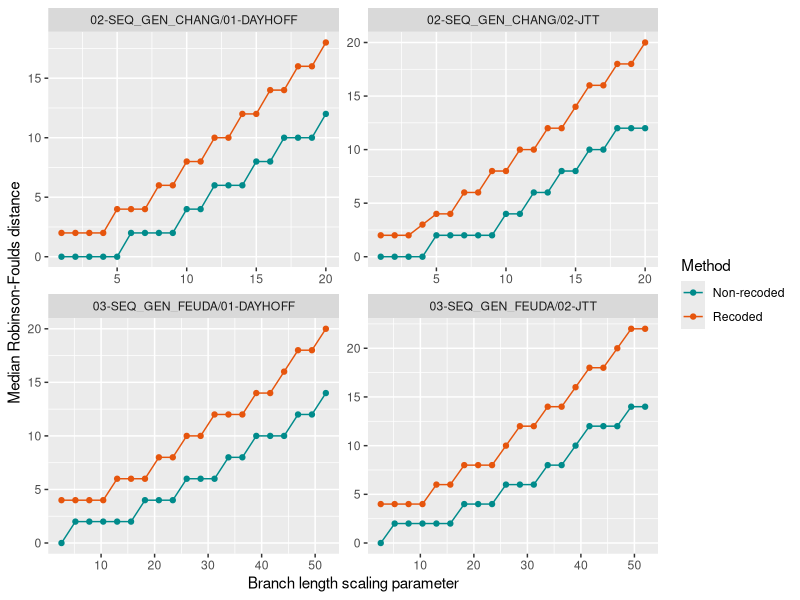

The R script that drew this image:
data <- read.csv('medians.csv')
library(ggplot2)
p <-ggplot(data, aes(x=Branch.length, y=Median, color=Type)) + geom_point() + geom_line() + facet_wrap(~Model, scales = "free")
p + scale_x_continuous(name="Branch length scaling parameter") + scale_y_continuous(name="Median Robinson-Foulds distance") + labs (color="Method") + scale_color_manual(values= c("darkcyan", "#e6550d")) 
